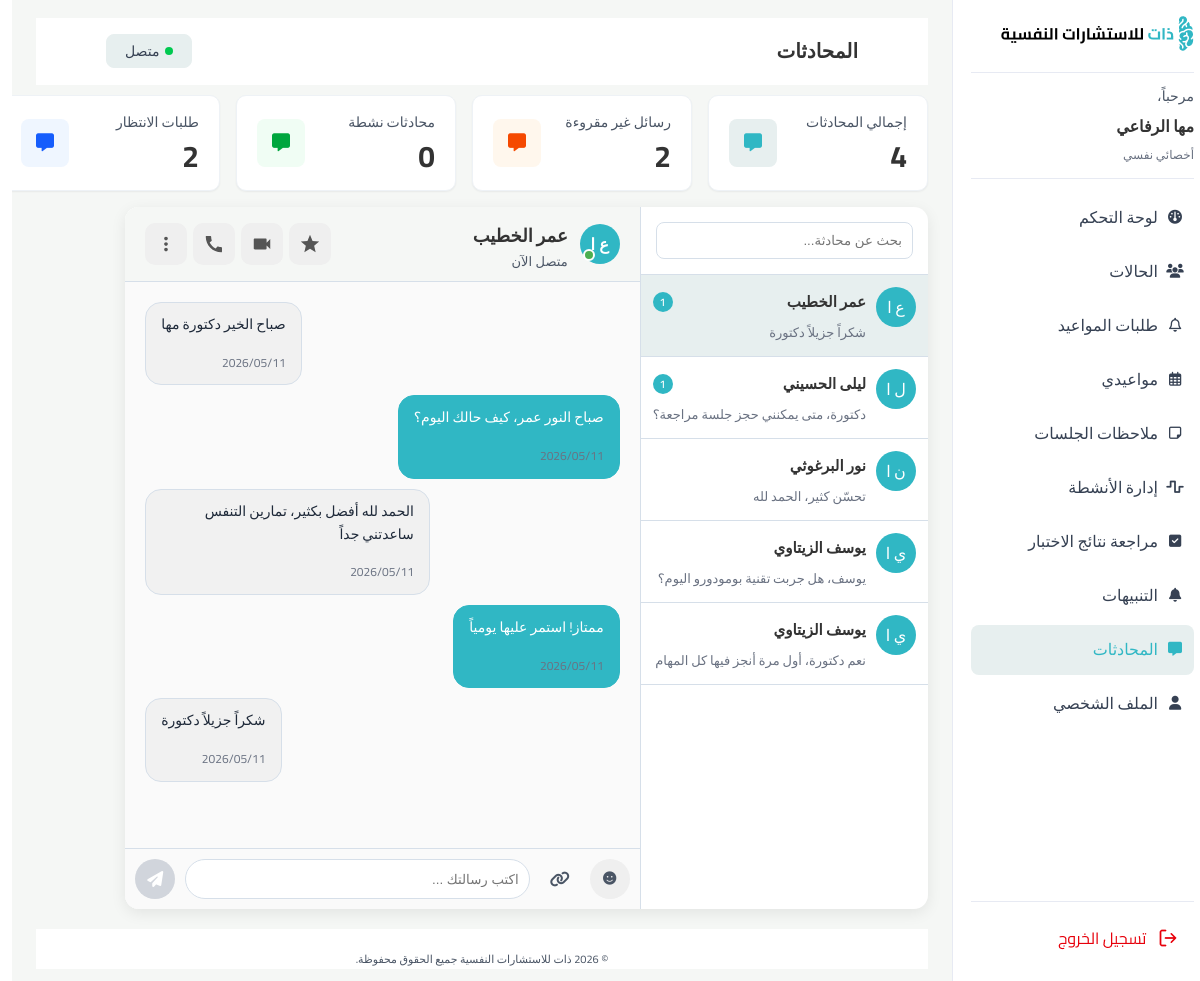
The page /TherapistPHP/therapist/messages/index.php (signed in) on the database its author committed.
### tables this page shows
CREATE TABLE `users` (
  `user_id` int(11) NOT NULL,
  `name` varchar(100) NOT NULL,
  `email` varchar(150) NOT NULL,
  `password` varchar(255) NOT NULL,
  `phone` varchar(20) DEFAULT NULL,
  `avatar` varchar(255) DEFAULT NULL,
  `role` varchar(20) NOT NULL CHECK (`role` in ('CLIENT','THERAPIST','ADMIN')),
  `is_active` tinyint(1) DEFAULT 1,
  `created_at` datetime NOT NULL DEFAULT current_timestamp(),
  `updated_at` datetime NOT NULL DEFAULT current_timestamp() ON UPDATE current_timestamp(),
  `is_2fa_enabled` tinyint(1) NOT NULL DEFAULT 0,
  `username` varchar(50) DEFAULT NULL,
  `appointment_notifications` tinyint(1) NOT NULL DEFAULT 1,
  `message_notifications` tinyint(1) NOT NULL DEFAULT 1,
  `activity_reminder_notifications` tinyint(1) NOT NULL DEFAULT 1,
  `session_version` int(10) UNSIGNED NOT NULL DEFAULT 0
);

CREATE TABLE `messages` (
  `message_id` int(11) NOT NULL,
  `sender_id` int(11) DEFAULT NULL,
  `receiver_id` int(11) DEFAULT NULL,
  `case_id` int(11) DEFAULT NULL,
  `content` text DEFAULT NULL,
  `type` varchar(10) NOT NULL DEFAULT 'TEXT' CHECK (`type` in ('TEXT','VOICE','IMAGE','FILE')),
  `file_path` varchar(500) DEFAULT NULL,
  `is_read` tinyint(1) NOT NULL DEFAULT 0,
  `sent_at` datetime NOT NULL DEFAULT current_timestamp()
);

### TherapistPHP/therapist/messages/index.php (the view, shortened to what this page needs)
<?php
require_once __DIR__ . '/../../connection.php';
$user_id      = $_SESSION['user_id'];
$stmt = $conn->prepare("
    SELECT u.user_id, u.name,
           last_msg.content   AS last_content,
           last_msg.type      AS last_type,
           last_msg.sent_at   AS last_sent_at,
           unread.cnt         AS unread_count
    FROM (
        SELECT DISTINCT
            CASE WHEN sender_id = ? THEN receiver_id ELSE sender_id END AS other_id
        FROM messages
        WHERE sender_id = ? OR receiver_id = ?
    ) conv
    JOIN users u ON u.user_id = conv.other_id AND u.role = 'CLIENT'
    LEFT JOIN (
        SELECT m1.*
        FROM messages m1
        INNER JOIN (
            SELECT
                LEAST(sender_id, receiver_id)    AS a,
                GREATEST(sender_id, receiver_id) AS b,
                MAX(sent_at) AS max_sent
            FROM messages
            WHERE sender_id = ? OR receiver_id = ?
            GROUP BY a, b
        ) m2
          ON LEAST(m1.sender_id, m1.receiver_id)    = m2.a
         AND GREATEST(m1.sender_id, m1.receiver_id) = m2.b
         AND m1.sent_at = m2.max_sent
    ) last_msg
      ON (last_msg.sender_id = conv.other_id AND last_msg.receiver_id = ?)
      OR (last_msg.sender_id = ? AND last_msg.receiver_id = conv.other_id)
    LEFT JOIN (
        SELECT sender_id AS other_id, COUNT(*) AS cnt
        FROM messages
        WHERE receiver_id = ? AND is_read = 0
        GROUP BY sender_id
    ) unread ON unread.other_id = conv.other_id
    ORDER BY last_msg.sent_at DESC
");
$stmt->bind_param("iiiiiiii", $user_id, $user_id, $user_id, $user_id, $user_id, $user_id, $user_id, $user_id);
$stmt->execute();
$convRes = $stmt->get_result();
$conversations = [];
while ($row = $convRes->fetch_assoc()) {
    $conversations[] = $row;
}
$selected_id = isset($_GET['client']) ? (int)$_GET['client'] : null;
if (!$selected_id && !empty($conversations)) {
    $selected_id = (int) $conversations[0]['user_id'];
}
$selected_user = null;
$messages      = [];
if ($selected_id) {
    $stmt = $conn->prepare("SELECT user_id, name FROM users WHERE user_id = ? AND role = 'CLIENT'");
    $stmt->bind_param("i", $selected_id);
    $stmt->execute();
    $selected_user = $stmt->get_result()->fetch_assoc();
    if ($selected_user) {
        $stmt = $conn->prepare("
            SELECT message_id, sender_id, receiver_id, content, type, file_path, sent_at
            FROM messages
            WHERE (sender_id = ? AND receiver_id = ?)
               OR (sender_id = ? AND receiver_id = ?)
            ORDER BY sent_at ASC
        ");
        $stmt->bind_param("iiii", $user_id, $selected_id, $selected_id, $user_id);
        $stmt->execute();
        $msgRes = $stmt->get_result();
        while ($row = $msgRes->fetch_assoc()) {
            $messages[] = $row;
        }
    }
}
$stmt = $conn->prepare("
    SELECT
        COUNT(DISTINCT CASE WHEN sender_id = ? THEN receiver_id ELSE sender_id END) AS total_conv,
        SUM(CASE WHEN receiver_id = ? AND is_read = 0 THEN 1 ELSE 0 END) AS unread_msgs,
        COUNT(DISTINCT CASE
            WHEN sent_at >= DATE_SUB(NOW(), INTERVAL 7 DAY)
            THEN (CASE WHEN sender_id = ? THEN receiver_id ELSE sender_id END)
        END) AS active_conv
    FROM messages
    WHERE sender_id = ? OR receiver_id = ?
");
$stmt->bind_param("iiiii", $user_id, $user_id, $user_id, $user_id, $user_id);
$stmt->execute();
$stats = $stmt->get_result()->fetch_assoc();
$total_conv  = (int) ($stats['total_conv']  ?? 0);
$unread_msgs = (int) ($stats['unread_msgs'] ?? 0);
$active_conv = (int) ($stats['active_conv'] ?? 0);
$waiting_count = 0;
foreach ($conversations as $c) {
    if ((int)($c['unread_count'] ?? 0) > 0) $waiting_count++;
}
function initials($name) {
    $parts = preg_split('/\s+/', trim($name));
    $out = '';
    foreach (array_slice($parts, 0, 2) as $p) {
        if ($p !== '') $out .= mb_substr($p, 0, 1, 'UTF-8') . ' ';
    }
    return trim($out);
}
function msgTime($datetime) {
    $ts = strtotime($datetime);
    $daysAgo = floor((time() - $ts) / 86400);
    return date('Y/m/d', $ts);
}
?>
<!DOCTYPE html>
<html lang="ar" dir="rtl">
<head>
  <link rel="stylesheet" href="https://cdnjs.cloudflare.com/ajax/libs/font-awesome/6.5.1/css/all.min.css" />
  <link rel="stylesheet" href="../thirapist.css">
  <link rel="stylesheet" href="../total.css" />
  <link rel="stylesheet" href="style.css" />
</head>
<body>
  <div class="app">
    <?php include "../layouts/sidebar.php"; ?>
    <main class="main">
      <header class="main-header">
        <h1 class="page-title">المحادثات</h1>
        <button class="status-btn">
          <span class="status-dot"></span>
          متصل
        </button>
      </header>
      <section class="stats-row">
        <div class="stat-card">
          <div class="stat-info">
            <div class="stat-label">إجمالي المحادثات</div>
            <div class="stat-value"><?= $total_conv ?></div>
          </div>
          <div class="stat-icon-teal"><i class="fa-solid fa-message"></i></div>
        </div>
        <div class="stat-card">
          <div class="stat-info">
            <div class="stat-label">رسائل غير مقروءة</div>
            <div class="stat-value"><?= $unread_msgs ?></div>
          </div>
          <div class="stat-icon-orange"><i class="fa-solid fa-message"></i></div>
        </div>
        <div class="stat-card">
          <div class="stat-info">
            <div class="stat-label">محادثات نشطة</div>
            <div class="stat-value"><?= $active_conv ?></div>
          </div>
          <div class="stat-icon-green"><i class="fa-solid fa-message"></i></div>
        </div>
        <div class="stat-card">
          <div class="stat-info">
            <div class="stat-label">طلبات الانتظار</div>
            <div class="stat-value"><?= $waiting_count ?></div>
          </div>
          <div class="stat-icon-blue"><i class="fa-solid fa-message"></i></div>
        </div>
      </section>
      <div class="chat-container">
        <div class="chat-list">
          <div class="chat-search">
            <input type="text" id="chatSearch" placeholder="بحث عن محادثة..." />
          </div>
          <div class="chat-users">
            <?php if (empty($conversations)): ?>
              <p class="no-conv">لا توجد محادثات</p>
            <?php else: foreach ($conversations as $c):
              $isActive = $selected_id === (int)$c['user_id'];
              $unread   = (int)($c['unread_count'] ?? 0);
            ?>
            <a href="?client=<?= $c['user_id'] ?>"
               class="chat-user <?= $isActive ? 'active' : '' ?>"
               data-name="<?= htmlspecialchars($c['name']) ?>">
              <div class="avatar"><?= htmlspecialchars(initials($c['name'])) ?></div>
              <div class="chat-user-text">
                <h4>
                  <?= htmlspecialchars($c['name']) ?>
                  <?php if ($unread > 0): ?>
                    <span class="unread-badge"><?= $unread ?></span>
                  <?php endif; ?>
                </h4>
                <p>
                  <?php if ($c['last_type'] === 'IMAGE'): ?>
                    <i class="fa-regular fa-image"></i> صورة
                  <?php elseif ($c['last_type'] === 'FILE'): ?>
                    <i class="fa-solid fa-paperclip"></i> ملف
                  <?php else: ?>
                    <?= htmlspecialchars(mb_substr($c['last_content'] ?? '', 0, 60)) ?>
                  <?php endif; ?>
                </p>
              </div>
            </a>
            <?php endforeach; endif; ?>
          </div>
        </div>
        <div class="chat-box">
          <?php if ($selected_user): ?>
            <div class="chat-header">
              <div class="chat-user-info">
                <div class="chat-avatar">
                  <span class="avatar-initials"><?= htmlspecialchars(initials($selected_user['name'])) ?></span>
                  <span class="avatar-status"></span>
                </div>
                <div class="chat-user-details">
                  <h3 class="chat-user-name"><?= htmlspecialchars($selected_user['name']) ?></h3>
                  <p class="chat-user-status">متصل الآن</p>
                </div>
              </div>
              <div class="chat-actions">
                <button class="chat-action-btn favorite-btn" title="المفضلة">
                  <svg viewBox="0 0 24 24" fill="currentColor"><path d="M12 17.27L18.18 21l-1.64-7.03L22 9.24l-7.19-.61L12 2 9.19 8.63 2 9.24l5.46 4.73L5.82 21z"/></svg>
                </button>
                <button class="chat-action-btn video-btn" title="مكالمة فيديو">
                  <svg viewBox="0 0 24 24" fill="currentColor"><path d="M17 10.5V7c0-.55-.45-1-1-1H4c-.55 0-1 .45-1 1v10c0 .55.45 1 1 1h12c.55 0 1-.45 1-1v-3.5l4 4v-11l-4 4z"/></svg>
                </button>
                <button class="chat-action-btn call-btn" title="مكالمة صوتية">
                </button>
                <button class="chat-action-btn menu-btn" title="المزيد" id="menuBtn">
                  <svg viewBox="0 0 24 24" fill="currentColor"><path d="M12 8c1.1 0 2-.9 2-2s-.9-2-2-2-2 .9-2 2 .9 2 2 2zm0 2c-1.1 0-2 .9-2 2s.9 2 2 2 2-.9 2-2-.9-2-2-2zm0 6c-1.1 0-2 .9-2 2s.9 2 2 2 2-.9 2-2-.9-2-2-2z"/></svg>
                </button>
              </div>
            </div>
            <div class="chat-messages" id="chatMessages" data-receiver="<?= $selected_user['user_id'] ?>">
              <?php if (empty($messages)): ?>
                <p class="no-messages">ابدأ المحادثة بإرسال رسالة</p>
              <?php else: foreach ($messages as $m):
                $mine = (int)$m['sender_id'] === $user_id;
              ?>
                <div class="message <?= $mine ? 'me' : 'other' ?>">
                  <?php if ($m['type'] === 'IMAGE' && !empty($m['file_path'])): ?>
                    <a href="<?= htmlspecialchars($m['file_path']) ?>" target="_blank" class="msg-image-link">
                      <img src="<?= htmlspecialchars($m['file_path']) ?>" alt="<?= htmlspecialchars($m['content']) ?>" class="msg-image">
                    </a>
                  <?php else: ?>
                    <?= nl2br(htmlspecialchars($m['content'])) ?>
                  <?php endif; ?>
                  <span><?= msgTime($m['sent_at']) ?></span>
                </div>
              <?php endforeach; endif; ?>
            </div>
            <div class="chat-input">
              <button class="emoji" type="button">
                <i class="fa-sharp fa-solid fa-face-smile"></i>
              </button>
              <label class="file-btn">
                <i class="fa-solid fa-link"></i>
              </label>
              <input type="text" id="messageInput" placeholder="اكتب رسالتك ..." />
              <button id="sendBtn" type="button">
                <i class="fa fa-paper-plane"></i>
              </button>
            </div>
          <?php endif; ?>
        </div>
      </div>
      <?php include "../layouts/footer.php"; ?>
    </main>
  </div>
</body>
</html>

### TherapistPHP/therapist/thirapist.css (style rules this page uses)
.app { display: flex; min-height: 100vh; }
.main { flex: 1; padding: 18px 24px 12px; display: flex; flex-direction: column; width: auto; height: auto; min-width: 0; background-color: #F5F7F5; }
.main-header { display: flex; align-items: center; justify-content: space-between; margin-bottom: 14px; padding: 20px 15px ; background-color:#FFFFFF ; }
.page-title { margin: 0; font-size: 20px; font-weight: 700; color: #333333; text-align: right; vertical-align: middle; line-height: 28px; }
.status-btn { display: inline-flex; align-items: center; gap: 6px; padding: 6px 18px; border-radius: 8px; border: 1px solid#E7EFEF; background:#E7EFEF; color:#364153; font-size: 14px; font-weight: 400; line-height: 20px; }
.status-dot { width: 8px; height: 8px; border-radius: 50%; background: #00C950; }

### TherapistPHP/therapist/total.css (style rules this page uses)
*, *::before, *::after { box-sizing: border-box; margin: 0; padding: 0; }
body { margin: 0; font-family: 'Cairo', system-ui, -apple-system, BlinkMacSystemFont, 'Segoe UI', sans-serif; direction: rtl; background-color: #ffffff; color:#4A5565; }
.main-header { background-color: #ffffff; border-bottom: 1px solid #ffffff; height: 67px; width: 1512; padding: 0 70px; display: flex; align-items: center; justify-content: space-between; margin-bottom: 10px; }

### rows shown on the page
users: name "ع ا", name "عمر الخطيب", last_content "شكراً جزيلاً دكتورة"
users: name "ل ا", name "ليلى الحسيني", last_content "دكتورة، متى يمكنني حجز جلسة مراجعة؟"
users: name "ن ا", name "نور البرغوثي", last_content "تحسّن كثير، الحمد لله"
users: name "ي ا", name "يوسف الزيتاوي", last_content "يوسف، هل جربت تقنية بومودورو اليوم؟", last_content "نعم دكتورة، أول مرة أنجز فيها كل المهام"
messages: content "صباح الخير دكتورة مها", sent_at "2026/05/11"
messages: content "صباح النور عمر، كيف حالك اليوم؟", sent_at "2026/05/11"
messages: content "الحمد لله أفضل بكثير، تمارين التنفس ساعدتني جداً", sent_at "2026/05/11"
messages: content "ممتاز! استمر عليها يومياً", sent_at "2026/05/11"
messages: content "شكراً جزيلاً دكتورة", sent_at "2026/05/11"

### other values the page prints
$_SESSION['user_name'] "مها الرفاعي"
$total_conv "4"
$unread_msgs "2"
$active_conv "0"
$waiting_count "2"
